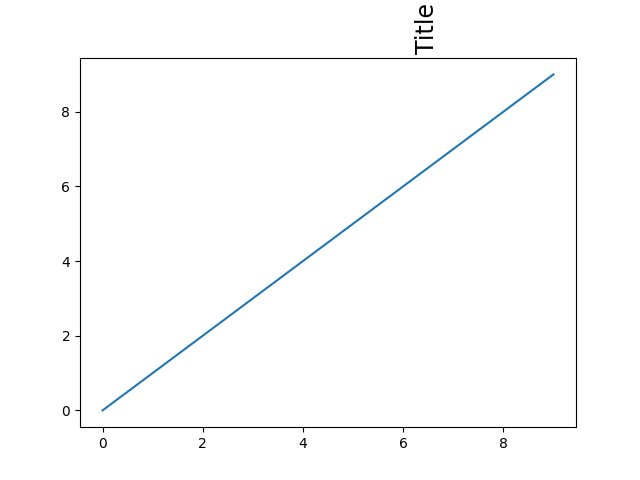

Write the Python code that produced this figure.
import matplotlib.pyplot as plt
plt.title('Title', fontsize=17, position=(0.7, 0.2), rotation='vertical')
plt.plot(range(0,10), range(0,10))
plt.show()
